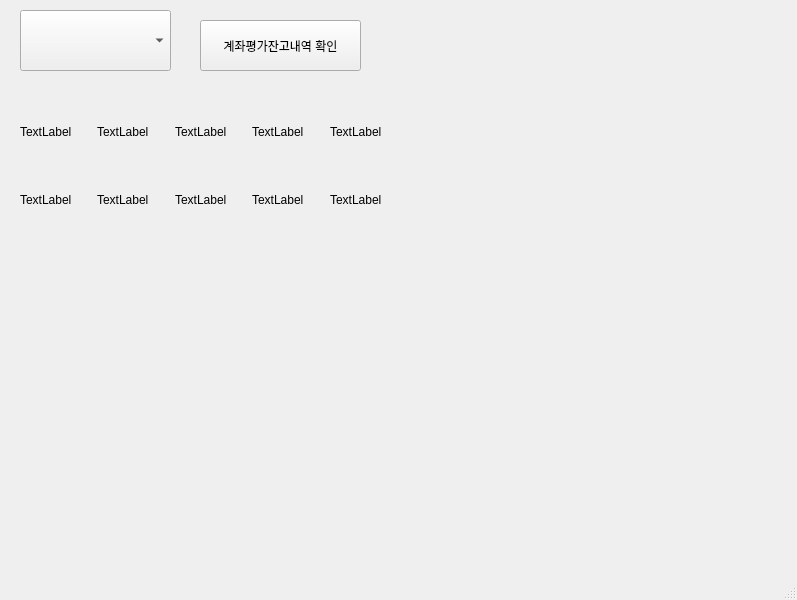
<?xml version="1.0" encoding="UTF-8"?>
<ui version="4.0">
 <class>MainWindow</class>
 <widget class="QMainWindow" name="MainWindow">
  <property name="geometry">
   <rect>
    <x>0</x>
    <y>0</y>
    <width>797</width>
    <height>600</height>
   </rect>
  </property>
  <property name="windowTitle">
   <string>MainWindow</string>
  </property>
  <widget class="QWidget" name="centralwidget">
   <widget class="QComboBox" name="accComboBox">
    <property name="geometry">
     <rect>
      <x>20</x>
      <y>10</y>
      <width>151</width>
      <height>61</height>
     </rect>
    </property>
   </widget>
   <widget class="QPushButton" name="call_account">
    <property name="geometry">
     <rect>
      <x>200</x>
      <y>20</y>
      <width>161</width>
      <height>51</height>
     </rect>
    </property>
    <property name="text">
     <string>계좌평가잔고내역 확인</string>
    </property>
   </widget>
   <widget class="QWidget" name="gridLayoutWidget">
    <property name="geometry">
     <rect>
      <x>20</x>
      <y>100</y>
      <width>381</width>
      <height>131</height>
     </rect>
    </property>
    <layout class="QGridLayout" name="gridLayout">
     <item row="0" column="1">
      <widget class="QLabel" name="label_2">
       <property name="text">
        <string>TextLabel</string>
       </property>
      </widget>
     </item>
     <item row="0" column="2">
      <widget class="QLabel" name="label_3">
       <property name="text">
        <string>TextLabel</string>
       </property>
      </widget>
     </item>
     <item row="0" column="4">
      <widget class="QLabel" name="label_5">
       <property name="text">
        <string>TextLabel</string>
       </property>
      </widget>
     </item>
     <item row="1" column="0">
      <widget class="QLabel" name="label_6">
       <property name="text">
        <string>TextLabel</string>
       </property>
      </widget>
     </item>
     <item row="0" column="0">
      <widget class="QLabel" name="label_1">
       <property name="text">
        <string>TextLabel</string>
       </property>
      </widget>
     </item>
     <item row="0" column="3">
      <widget class="QLabel" name="label_4">
       <property name="text">
        <string>TextLabel</string>
       </property>
      </widget>
     </item>
     <item row="1" column="1">
      <widget class="QLabel" name="label_7">
       <property name="text">
        <string>TextLabel</string>
       </property>
      </widget>
     </item>
     <item row="1" column="2">
      <widget class="QLabel" name="label_8">
       <property name="text">
        <string>TextLabel</string>
       </property>
      </widget>
     </item>
     <item row="1" column="3">
      <widget class="QLabel" name="label_9">
       <property name="text">
        <string>TextLabel</string>
       </property>
      </widget>
     </item>
     <item row="1" column="4">
      <widget class="QLabel" name="label_10">
       <property name="text">
        <string>TextLabel</string>
       </property>
      </widget>
     </item>
    </layout>
   </widget>
  </widget>
  <widget class="QMenuBar" name="menubar">
   <property name="geometry">
    <rect>
     <x>0</x>
     <y>0</y>
     <width>797</width>
     <height>22</height>
    </rect>
   </property>
  </widget>
  <widget class="QStatusBar" name="statusbar"/>
 </widget>
 <resources/>
 <connections/>
</ui>
